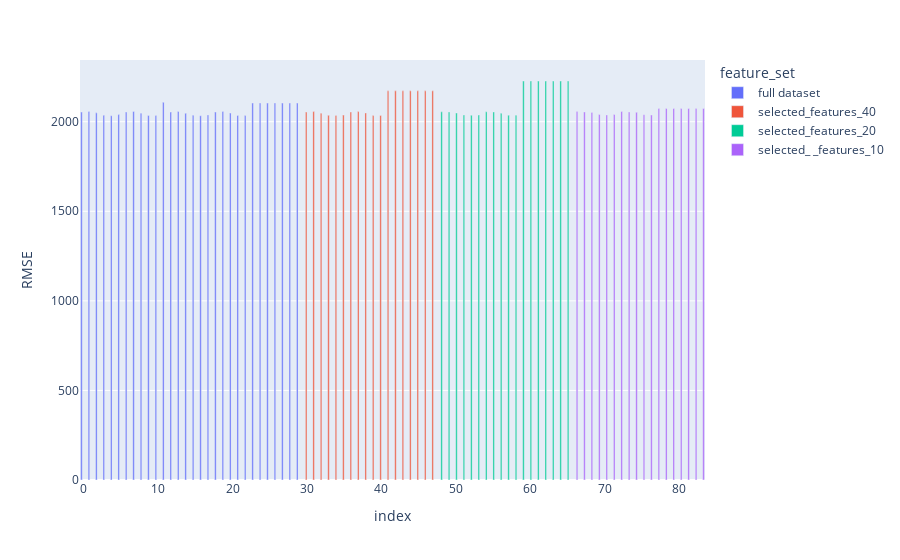

Write notebook code for a chart like this one.
### Code cell
# Plot the RMSE scores.
px.bar(pred_df, y='RMSE', color='feature_set', barmode='group')

### Figure 1 — Plotly figure (JSON) as saved in the notebook; plotly's stock layout.template omitted (floating-point values rounded to 4 significant figures)
{"data": [{"alignmentgroup": "True", "hovertemplate": "feature_set=full dataset<br>index=%{x}<br>RMSE=%{y}<extra></extra>", "legendgroup": "full dataset", "marker": {"color": "#636efa", "pattern": {"shape": ""}}, "name": "full dataset", "offsetgroup": "full dataset", "orientation": "v", "showlegend": true, "textposition": "auto", "type": "bar", "x": [0, 1, 2, 3, 4, 5, 6, 7, 8, 9, 10, 11, 12, 13, 14, 15, 16, 17, 18, 19, 20, 21, 22, 23, 24, 25, 26, 27, 28, 29], "xaxis": "x", "y": [2054.0, 2057.0, 2049.0, 2036.0, 2033.0, 2040.0, 2054.0, 2057.0, 2048.0, 2035.0, 2034.0, 2108.0, 2054.0, 2057.0, 2047.0, 2036.0, 2033.0, 2038.0, 2054.0, 2057.0, 2048.0, 2035.0, 2034.0, 2104.0, 2104.0, 2104.0, 2104.0, 2104.0, 2104.0, 2104.0], "yaxis": "y"}, {"alignmentgroup": "True", "hovertemplate": "feature_set=selected_features_40<br>index=%{x}<br>RMSE=%{y}<extra></extra>", "legendgroup": "selected_features_40", "marker": {"color": "#EF553B", "pattern": {"shape": ""}}, "name": "selected_features_40", "offsetgroup": "selected_features_40", "orientation": "v", "showlegend": true, "textposition": "auto", "type": "bar", "x": [30, 31, 32, 33, 34, 35, 36, 37, 38, 39, 40, 41, 42, 43, 44, 45, 46, 47], "xaxis": "x", "y": [2054.0, 2057.0, 2048.0, 2035.0, 2035.0, 2037.0, 2054.0, 2057.0, 2049.0, 2034.0, 2035.0, 2172.0, 2172.0, 2172.0, 2172.0, 2172.0, 2172.0, 2172.0], "yaxis": "y"}, {"alignmentgroup": "True", "hovertemplate": "feature_set=selected_features_20<br>index=%{x}<br>RMSE=%{y}<extra></extra>", "legendgroup": "selected_features_20", "marker": {"color": "#00cc96", "pattern": {"shape": ""}}, "name": "selected_features_20", "offsetgroup": "selected_features_20", "orientation": "v", "showlegend": true, "textposition": "auto", "type": "bar", "x": [48, 49, 50, 51, 52, 53, 54, 55, 56, 57, 58, 59, 60, 61, 62, 63, 64, 65], "xaxis": "x", "y": [2055.0, 2055.0, 2049.0, 2038.0, 2036.0, 2037.0, 2056.0, 2055.0, 2047.0, 2037.0, 2036.0, 2227.0, 2227.0, 2227.0, 2227.0, 2227.0, 2227.0, 2227.0], "yaxis": "y"}, {"alignmentgroup": "True", "hovertemplate": "feature_set=selected_ _features_10<br>index=%{x}<br>RMSE=%{y}<extra></extra>", "legendgroup": "selected_ _features_10", "marker": {"color": "#ab63fa", "pattern": {"shape": ""}}, "name": "selected_ _features_10", "offsetgroup": "selected_ _features_10", "orientation": "v", "showlegend": true, "textposition": "auto", "type": "bar", "x": [66, 67, 68, 69, 70, 71, 72, 73, 74, 75, 76, 77, 78, 79, 80, 81, 82, 83], "xaxis": "x", "y": [2057.0, 2055.0, 2051.0, 2040.0, 2038.0, 2040.0, 2057.0, 2055.0, 2052.0, 2040.0, 2038.0, 2074.0, 2074.0, 2074.0, 2074.0, 2074.0, 2074.0, 2074.0], "yaxis": "y"}], "layout": {"barmode": "group", "legend": {"title": {"text": "feature_set"}, "tracegroupgap": 0}, "margin": {"t": 60}, "xaxis": {"anchor": "y", "domain": [0, 1], "title": {"text": "index"}}, "yaxis": {"anchor": "x", "domain": [0, 1], "title": {"text": "RMSE"}}}}
